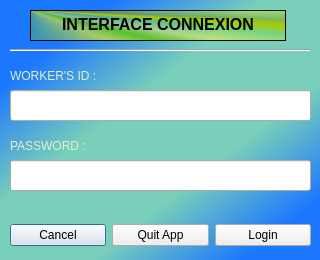
<?xml version="1.0" encoding="UTF-8"?>
<ui version="4.0">
 <class>Dialog2</class>
 <widget class="QDialog" name="Dialog2">
  <property name="geometry">
   <rect>
    <x>0</x>
    <y>0</y>
    <width>320</width>
    <height>260</height>
   </rect>
  </property>
  <property name="windowTitle">
   <string>Dialog</string>
  </property>
  <property name="styleSheet">
   <string notr="true">#Dialog2
{
background:qlineargradient(spread:reflect, x1:0.537, y1:0.517045, x2:1, y2:1, stop:0.261307 rgba(121, 207, 185, 255), stop:0.748744 rgba(28, 119, 255, 255));
}</string>
  </property>
  <widget class="QLabel" name="labelIdentifiant">
   <property name="geometry">
    <rect>
     <x>10</x>
     <y>60</y>
     <width>181</width>
     <height>31</height>
    </rect>
   </property>
   <property name="styleSheet">
    <string notr="true">#labelIdentifiant
{
	color:rgb(227, 240, 203);
	font: 11pt &quot;BankGothic Md BT&quot;;
}</string>
   </property>
   <property name="text">
    <string>WORKER'S ID :</string>
   </property>
  </widget>
  <widget class="QLabel" name="labelMotdepasse">
   <property name="geometry">
    <rect>
     <x>10</x>
     <y>130</y>
     <width>141</width>
     <height>31</height>
    </rect>
   </property>
   <property name="styleSheet">
    <string notr="true">#labelMotdepasse
{
	color:rgb(227, 240, 203);
	font: 11pt &quot;BankGothic Md BT&quot;;
}</string>
   </property>
   <property name="text">
    <string>PASSWORD :</string>
   </property>
  </widget>
  <widget class="Line" name="line">
   <property name="geometry">
    <rect>
     <x>10</x>
     <y>40</y>
     <width>301</width>
     <height>20</height>
    </rect>
   </property>
   <property name="orientation">
    <enum>Qt::Horizontal</enum>
   </property>
  </widget>
  <widget class="QTextBrowser" name="connexion">
   <property name="geometry">
    <rect>
     <x>30</x>
     <y>10</y>
     <width>256</width>
     <height>31</height>
    </rect>
   </property>
   <property name="styleSheet">
    <string notr="true">#connexion
{
background:qconicalgradient(cx:0, cy:0, angle:135, stop:0 rgba(53, 255, 0, 255), stop:0.375 rgba(111, 215, 0, 69), stop:0.423533 rgba(251, 255, 0, 145), stop:0.45 rgba(91, 202, 5, 208), stop:0.477581 rgba(255, 244, 71, 130), stop:0.518717 rgba(117, 216, 71, 130), stop:0.55 rgba(168, 204, 0, 255), stop:0.57754 rgba(127, 164, 0, 130), stop:0.625 rgba(255, 255, 0, 69), stop:1 rgba(255, 255, 0, 69));
}</string>
   </property>
   <property name="html">
    <string>&lt;!DOCTYPE HTML PUBLIC &quot;-//W3C//DTD HTML 4.0//EN&quot; &quot;http://www.w3.org/TR/REC-html40/strict.dtd&quot;&gt;
&lt;html&gt;&lt;head&gt;&lt;meta name=&quot;qrichtext&quot; content=&quot;1&quot; /&gt;&lt;style type=&quot;text/css&quot;&gt;
p, li { white-space: pre-wrap; }
&lt;/style&gt;&lt;/head&gt;&lt;body style=&quot; font-family:'MS Shell Dlg 2'; font-size:8.25pt; font-weight:400; font-style:normal;&quot;&gt;
&lt;p align=&quot;center&quot; style=&quot; margin-top:0px; margin-bottom:0px; margin-left:0px; margin-right:0px; -qt-block-indent:0; text-indent:0px;&quot;&gt;&lt;span style=&quot; font-family:'Cooper Black'; font-size:12pt; font-weight:600;&quot;&gt;INTERFACE CONNEXION&lt;/span&gt;&lt;/p&gt;&lt;/body&gt;&lt;/html&gt;</string>
   </property>
  </widget>
  <widget class="QWidget" name="horizontalLayoutWidget">
   <property name="geometry">
    <rect>
     <x>10</x>
     <y>220</y>
     <width>301</width>
     <height>31</height>
    </rect>
   </property>
   <layout class="QHBoxLayout" name="horizontalLayout">
    <item>
     <widget class="QPushButton" name="cancel">
      <property name="styleSheet">
       <string notr="true">#cancel
{
font: 8.5pt &quot;Batang&quot;;
}</string>
      </property>
      <property name="text">
       <string>Cancel</string>
      </property>
     </widget>
    </item>
    <item>
     <widget class="QPushButton" name="quit">
      <property name="styleSheet">
       <string notr="true">#quit
{
font: 8.5pt &quot;Batang&quot;;
}</string>
      </property>
      <property name="text">
       <string>Quit App</string>
      </property>
     </widget>
    </item>
    <item>
     <widget class="QPushButton" name="login">
      <property name="styleSheet">
       <string notr="true">#login
{
font: 8.5pt &quot;Batang&quot;;
}</string>
      </property>
      <property name="text">
       <string>Login</string>
      </property>
     </widget>
    </item>
   </layout>
  </widget>
  <widget class="QLineEdit" name="workerId">
   <property name="geometry">
    <rect>
     <x>10</x>
     <y>90</y>
     <width>301</width>
     <height>31</height>
    </rect>
   </property>
   <property name="styleSheet">
    <string notr="true">font: 11pt &quot;Copperplate Gothic Bold&quot;;</string>
   </property>
  </widget>
  <widget class="QLineEdit" name="password">
   <property name="geometry">
    <rect>
     <x>10</x>
     <y>160</y>
     <width>301</width>
     <height>31</height>
    </rect>
   </property>
   <property name="styleSheet">
    <string notr="true">font: 11pt &quot;Copperplate Gothic Bold&quot;;</string>
   </property>
   <property name="echoMode">
    <enum>QLineEdit::Password</enum>
   </property>
  </widget>
 </widget>
 <resources/>
 <connections>
  <connection>
   <sender>cancel</sender>
   <signal>clicked()</signal>
   <receiver>Dialog2</receiver>
   <slot>close()</slot>
   <hints>
    <hint type="sourcelabel">
     <x>76</x>
     <y>246</y>
    </hint>
    <hint type="destinationlabel">
     <x>129</x>
     <y>259</y>
    </hint>
   </hints>
  </connection>
 </connections>
</ui>
